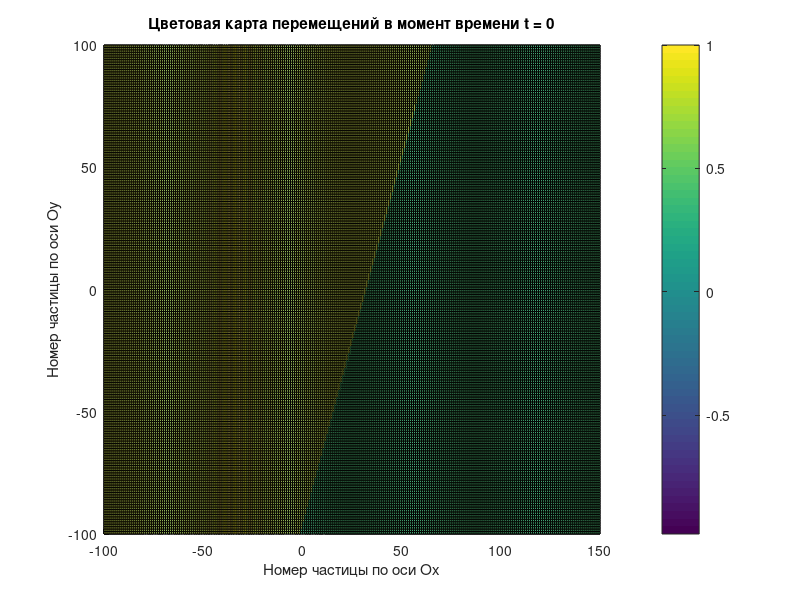

The MATLAB script that drew this image: (Note: this script raises an error after producing the figure.)
clear;

left_x = -100;
right_x = 150;
left_y = -100;
right_y = 100;

m_1 = 1;
m_2 = 0.5;
c = 0.75;
omega = 1;
a = 1;

k_1 = asin(omega/2 * sqrt(m_1/c)) * 2 / a;

particles_num_x = left_x:a:right_x;
particles_num_y = left_y:a:right_y;

particles_mass = zeros(int32((-left_y+right_y+1)/a),int32((-left_x+right_x+1)/a));
for j=1:length(particles_num_x)
    for i=1:length(particles_num_y)
%        if j < length(particles_num_x)/2
        if j < -left_x
            particles_mass(i,j) = m_1;
        else
            particles_mass(i,j) = m_2;
        end
    end
end

angle_step = 3;
%for j=int32(length(particles_num_x)/2):length(particles_num_x)
for j=-left_x:length(particles_num_x)
    for i=angle_step:length(particles_num_y)
        particles_mass(i,j) = m_1;
    end
    angle_step = angle_step + 3;
end

particles_disp = zeros(int32((-left_y+right_y+1)/a),int32((-left_x+right_x+1)/a));
particles_vel = zeros(int32((-left_y+right_y+1)/a),int32((-left_x+right_x+1)/a));

beta = 0.1;
n_0 = -35;
u_0 = 1;
g_1 = a * sqrt(c/m_1) * cos(k_1*a/2);

for i=1:length(particles_num_x)
    for j=1:length(particles_num_y)
        if i < length(particles_num_x)
            particles_disp(j, i) = u_0 * exp(-beta^2/2 * (particles_num_x(i) - n_0)^2) * sin(particles_num_x(i) * k_1);
            particles_vel(j, i) = -u_0 * exp(-beta^2/2 * (particles_num_x(i) - n_0)^2) * (omega * cos(k_1*(particles_num_x(i))) - beta^2*g_1/a*(particles_num_x(i)-n_0)*sin(particles_num_x(i) * k_1));
        end
    end
end

figure; hold on
[X,Y] = meshgrid(particles_num_x,particles_num_y);
s1 = surf(X,Y,particles_disp,'FaceAlpha',0.9);
s2 = surf(X,Y,particles_mass,'FaceAlpha',0.5);
title('Цветовая карта перемещений в момент времени t = 0');
xlabel('Номер частицы по оси Ox');
ylabel('Номер частицы по оси Oy');
colorbar;
s1.EdgeColor = 'none';
s2.EdgeColor = 'none';
view(17,22);
hold off


dt = 0.001;
t_max = 150;
times = 0:dt:t_max;

for t=times
    for ind_x=1:length(particles_num_x)
        for ind_y=1:length(particles_num_y)
            if ind_x ~= 1 && ind_y ~= 1 && ind_x ~= length(particles_num_x) && ind_y ~= length(particles_num_y)
                particles_vel(ind_y,ind_x) = particles_vel(ind_y,ind_x) + c/particles_mass(ind_y, ind_x)*(particles_disp(ind_y-1, ind_x)+particles_disp(ind_y+1, ind_x)+particles_disp(ind_y, ind_x-1)+particles_disp(ind_y, ind_x+1)-4*particles_disp(ind_y, ind_x))*dt;
                particles_disp(ind_y, ind_x) = particles_disp(ind_y, ind_x) + particles_vel(ind_y, ind_x) * dt;
            end
            if ind_y == 1
                particles_vel(ind_y,ind_x) = particles_vel(ind_y+1,ind_x);
                particles_disp(ind_y,ind_x) = particles_disp(ind_y+1,ind_x);
            end
            if ind_y == length(particles_num_y)
                particles_vel(ind_y,ind_x) = particles_vel(ind_y-1,ind_x);
                particles_disp(ind_y,ind_x) = particles_disp(ind_y-1,ind_x);
            end
        end
    end
    if t==60
        figure; hold on
        s1 = surf(X,Y,particles_disp,'FaceAlpha',0.9);
        s2 = surf(X,Y,particles_mass,'FaceAlpha',0.5);
        title('Цветовая карта перемещений в момент времени t = 60');
        xlabel('Номер частицы по оси Ox');
        ylabel('Номер частицы по оси Oy');
        colorbar;
        s1.EdgeColor = 'none';
        s2.EdgeColor = 'none';
        view(17,22);
        hold off
    end
    if t==120
        figure; hold on
        s1 = surf(X,Y,particles_disp,'FaceAlpha',0.9);
        s2 = surf(X,Y,particles_mass,'FaceAlpha',0.5);
        title('Цветовая карта перемещений в момент времени t = 120');
        xlabel('Номер частицы по оси Ox');
        ylabel('Номер частицы по оси Oy');
        colorbar;
        s1.EdgeColor = 'none';
        s2.EdgeColor = 'none';
        view(17,22);
        hold off
    end
        
end
figure; hold on
s1 = surf(X,Y,particles_disp,'FaceAlpha',0.9);
s2 = surf(X,Y,particles_mass,'FaceAlpha',0.5);
title('Цветовая карта перемещений в момент времени t = 150');
xlabel('Номер частицы по оси Ox');
ylabel('Номер частицы по оси Oy');
colorbar;
s1.EdgeColor = 'none';
s2.EdgeColor = 'none';
view(17,22);
hold off
